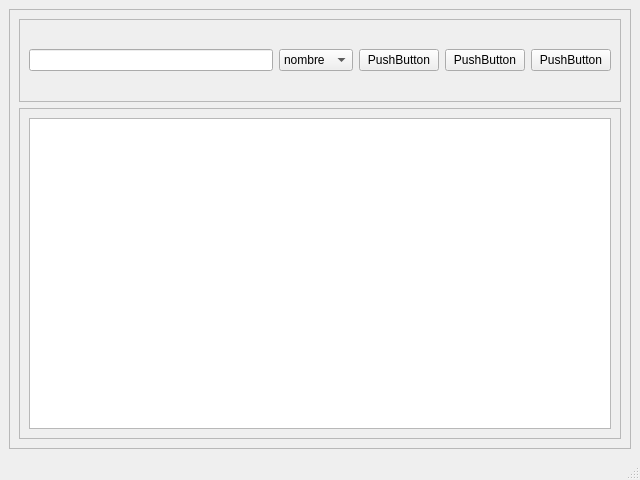
<?xml version="1.0" encoding="UTF-8"?>
<ui version="4.0">
 <class>MainWindow</class>
 <widget class="QMainWindow" name="MainWindow">
  <property name="geometry">
   <rect>
    <x>0</x>
    <y>0</y>
    <width>640</width>
    <height>480</height>
   </rect>
  </property>
  <property name="windowTitle">
   <string>MainWindow</string>
  </property>
  <widget class="QWidget" name="centralwidget">
   <layout class="QVBoxLayout" name="verticalLayout">
    <item>
     <widget class="QFrame" name="frame">
      <property name="frameShape">
       <enum>QFrame::StyledPanel</enum>
      </property>
      <property name="frameShadow">
       <enum>QFrame::Raised</enum>
      </property>
      <layout class="QVBoxLayout" name="verticalLayout_2" stretch="2,8">
       <item>
        <widget class="QFrame" name="frame_3">
         <property name="frameShape">
          <enum>QFrame::StyledPanel</enum>
         </property>
         <property name="frameShadow">
          <enum>QFrame::Raised</enum>
         </property>
         <layout class="QHBoxLayout" name="horizontalLayout">
          <item>
           <widget class="QLineEdit" name="lineEdit"/>
          </item>
          <item>
           <widget class="QComboBox" name="comboBox">
            <item>
             <property name="text">
              <string>nombre</string>
             </property>
            </item>
            <item>
             <property name="text">
              <string>apellido</string>
             </property>
            </item>
           </widget>
          </item>
          <item>
           <widget class="QPushButton" name="pushButtonAgregar">
            <property name="text">
             <string>PushButton</string>
            </property>
           </widget>
          </item>
          <item>
           <widget class="QPushButton" name="pushButton_2">
            <property name="text">
             <string>PushButton</string>
            </property>
           </widget>
          </item>
          <item>
           <widget class="QPushButton" name="pushButton_3">
            <property name="text">
             <string>PushButton</string>
            </property>
           </widget>
          </item>
         </layout>
        </widget>
       </item>
       <item>
        <widget class="QFrame" name="frame_2">
         <property name="frameShape">
          <enum>QFrame::StyledPanel</enum>
         </property>
         <property name="frameShadow">
          <enum>QFrame::Raised</enum>
         </property>
         <layout class="QVBoxLayout" name="verticalLayout_3">
          <item>
           <widget class="QTableWidget" name="tableWidget"/>
          </item>
         </layout>
        </widget>
       </item>
      </layout>
     </widget>
    </item>
   </layout>
  </widget>
  <widget class="QMenuBar" name="menubar">
   <property name="geometry">
    <rect>
     <x>0</x>
     <y>0</y>
     <width>640</width>
     <height>21</height>
    </rect>
   </property>
  </widget>
  <widget class="QStatusBar" name="statusbar"/>
 </widget>
 <resources/>
 <connections/>
</ui>
